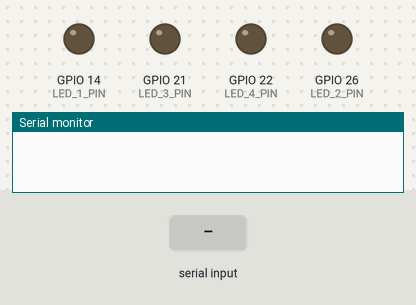
A program run on a simulated ESP32. Parts: output pins drawn as LEDs (lit = HIGH), the last lines printed to the serial monitor. The inputs (shaded band) are chosen by the test bench.

Above: at 1.2 s.
1.3 s: "30,150\n" received over Serial
At 2.0 s:
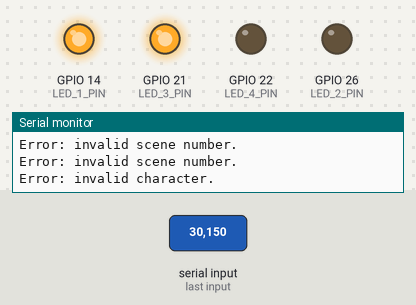
3.1 s: "2\n" received over Serial
12.6 s: "1\n" received over Serial
At 14.3 s:
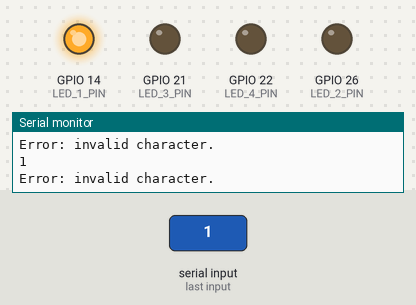
14.6 s: "200\n" received over Serial
At 15.8 s:
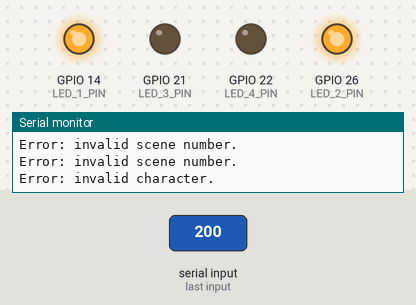
16.1 s: "3\n" received over Serial
At 17.2 s:
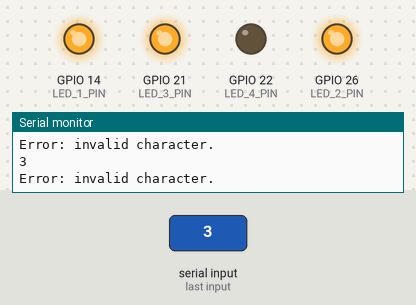
Timing chart, 0 to 19.6 s (numbered marks = the images above; inputs shaded):
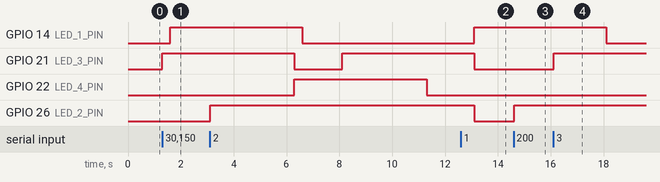

The program:

main.cpp
```cpp
#include <Arduino.h>
#include <freertos/FreeRTOS.h>
#include <freertos/semphr.h>
#include <string.h>

//led constants
#define LED_1_PIN 14  //Sprinkler 1
#define LED_2_PIN 26  //Sprinkler 2
#define LED_3_PIN 21  //Sprinkler 3
#define LED_4_PIN 22  //Sprinkler 4

//stack depth for the esp32
const uint32_t stackDepth = 1052;

//threads
void sceneExecutionTask(void *pvParameters);
void uartReaderTask(void *pvParameters);

//define mutexes for LEDs
SemaphoreHandle_t mutexLED1;
SemaphoreHandle_t mutexLED2;
SemaphoreHandle_t mutexLED3;
SemaphoreHandle_t mutexLED4;

//define mutexes for scenes
SemaphoreHandle_t mutexScene1;
SemaphoreHandle_t mutexScene2;
SemaphoreHandle_t mutexScene3;

//functions
void executeScene(const char* scene[], int sceneLength);
void toggleLED(int ledPin, int state);

//scenes
const char* scene1[] = { "sp1 on", "wait 5", "sp1 off", "sp2 on", "wait 5", "sp2 off" };
const char* scene2[] = { "sp2 on", "wait 5", "sp2 off", "sp3 on", "wait 5", "sp3 off" };
const char* scene3[] = { "sp3 on", "wait 5", "sp3 off", "sp4 on", "wait 5", "sp4 off" };

void setup() {
  Serial.begin(9600);

  pinMode(LED_1_PIN, OUTPUT);
  pinMode(LED_2_PIN, OUTPUT);
  pinMode(LED_3_PIN, OUTPUT);
  pinMode(LED_4_PIN, OUTPUT);

  mutexLED1 = xSemaphoreCreateMutex();
  mutexLED2 = xSemaphoreCreateMutex();
  mutexLED3 = xSemaphoreCreateMutex();
  mutexLED4 = xSemaphoreCreateMutex();

  mutexScene1 = xSemaphoreCreateMutex();
  mutexScene2 = xSemaphoreCreateMutex();
  mutexScene3 = xSemaphoreCreateMutex();

  if ((mutexLED1 == NULL) || (mutexLED2 == NULL) || (mutexLED3 == NULL) || (mutexLED4 == NULL) ||
      (mutexScene1 == NULL) || (mutexScene2 == NULL) || (mutexScene3 == NULL)) {
    Serial.println("Mutex couldn't be created");
  }
  xTaskCreate(uartReaderTask, "UART Reader Task", stackDepth, NULL, 2, NULL);
}

/// @brief function to control the LED based on the which LED and which state.
/// @param ledPin
/// @param state
void toggleLED(int ledPin, int state) {
  digitalWrite(ledPin, state);
}

/// @brief function to execute each scene and toggle what needs to be toggled.
/// @param scene
/// @param sceneLength
void executeScene(const char* scene[], int sceneLength) {
  for (int i = 0; i < sceneLength; i++) {
    if (strcmp(scene[i], "sp1 on") == 0) {
      xSemaphoreTake(mutexLED1, portMAX_DELAY);
      toggleLED(LED_1_PIN, HIGH);
    } else if (strcmp(scene[i], "sp2 on") == 0) {
      xSemaphoreTake(mutexLED2, portMAX_DELAY);
      toggleLED(LED_2_PIN, HIGH);
    } else if (strcmp(scene[i], "sp3 on") == 0) {
      xSemaphoreTake(mutexLED3, portMAX_DELAY);
      toggleLED(LED_3_PIN, HIGH);
    } else if (strcmp(scene[i], "sp4 on") == 0) {
      xSemaphoreTake(mutexLED4, portMAX_DELAY);
      toggleLED(LED_4_PIN, HIGH);
    } else if (strcmp(scene[i], "sp1 off") == 0) {
      toggleLED(LED_1_PIN, LOW);
      xSemaphoreGive(mutexLED1);
    } else if (strcmp(scene[i], "sp2 off") == 0) {
      toggleLED(LED_2_PIN, LOW);
      xSemaphoreGive(mutexLED2);
    } else if (strcmp(scene[i], "sp3 off") == 0) {
      toggleLED(LED_3_PIN, LOW);
      xSemaphoreGive(mutexLED3);
    } else if (strcmp(scene[i], "sp4 off") == 0) {
      toggleLED(LED_4_PIN, LOW);
      xSemaphoreGive(mutexLED4);
    } else if (strcmp(scene[i], "wait 5") == 0) {
      vTaskDelay(pdMS_TO_TICKS(5000));
    }
  }
}

/// @brief task to call the executeScene function based on received value.
/// @param pvParameters
void sceneExecutionTask(void *pvParameters) {
  while(1){
    //variables to assign to "to-be-run" scene
    int sceneNumber = *((int*)pvParameters);
    const char** scene = nullptr;
    SemaphoreHandle_t sceneMutex = nullptr;
    int sceneLength = 0;

    //switch case to handle assigning of scenes.
    switch (sceneNumber) {
        case 1:
        scene = scene1;
        sceneMutex = mutexScene1;
        sceneLength = sizeof(scene1) / sizeof(scene1[0]);
        break;
        case 2:
        scene = scene2;
        sceneMutex = mutexScene2;
        sceneLength = sizeof(scene2) / sizeof(scene2[0]);
        break;
        case 3:
        scene = scene3;
        sceneMutex = mutexScene3;
        sceneLength = sizeof(scene3) / sizeof(scene3[3]);
        break;
        default:
        break;
    }

    //execute scene function
    if (scene != nullptr) {
        xSemaphoreTake(sceneMutex, portMAX_DELAY);
        executeScene(scene, sceneLength);
        xSemaphoreGive(sceneMutex);
    }
    //delay task (cpu purposes) & delete thread after.
    vTaskDelay(pdMS_TO_TICKS(100));
    vTaskDelete(NULL);
  }
}

/// @brief task to continuously read from the serial monitor
/// @param pvParameters
void uartReaderTask(void *pvParameters) {
  char receivedChar;
  while (1) {
    if (Serial.available()) {
      receivedChar = Serial.read();
      if (isdigit(receivedChar)) {
        int sceneNumber = receivedChar - '0';
        if (sceneNumber >= 1 && sceneNumber <= 3) {
          //valid scene number received, start a new thread to execute the scene
          xTaskCreate(sceneExecutionTask, "Scene Execution Task", stackDepth, &sceneNumber, 2, NULL);

          //echo the received number back to my serial monitor
          Serial.println(receivedChar);
        } else {
          //invalid scene number
          Serial.println("Error: invalid scene number.");
        }
      } else {
        //invalid character received.
        Serial.println("Error: invalid character.");
      }
    }
    vTaskDelay(pdMS_TO_TICKS(100));
  }
}


void loop() {

}
```

Measured:
- after the input at 1.3 s, GPIO 14 (LED_1_PIN): LOW → HIGH after 0.30 s; GPIO 21 (LED_3_PIN): LOW → HIGH at once
- after the input at 12.6 s, GPIO 14 (LED_1_PIN): LOW → HIGH after 0.51 s
- after the input at 14.6 s, GPIO 26 (LED_2_PIN): LOW → HIGH at once
- after the input at 16.1 s, GPIO 21 (LED_3_PIN): LOW → HIGH after 0.02 s instead of 3.5 s
